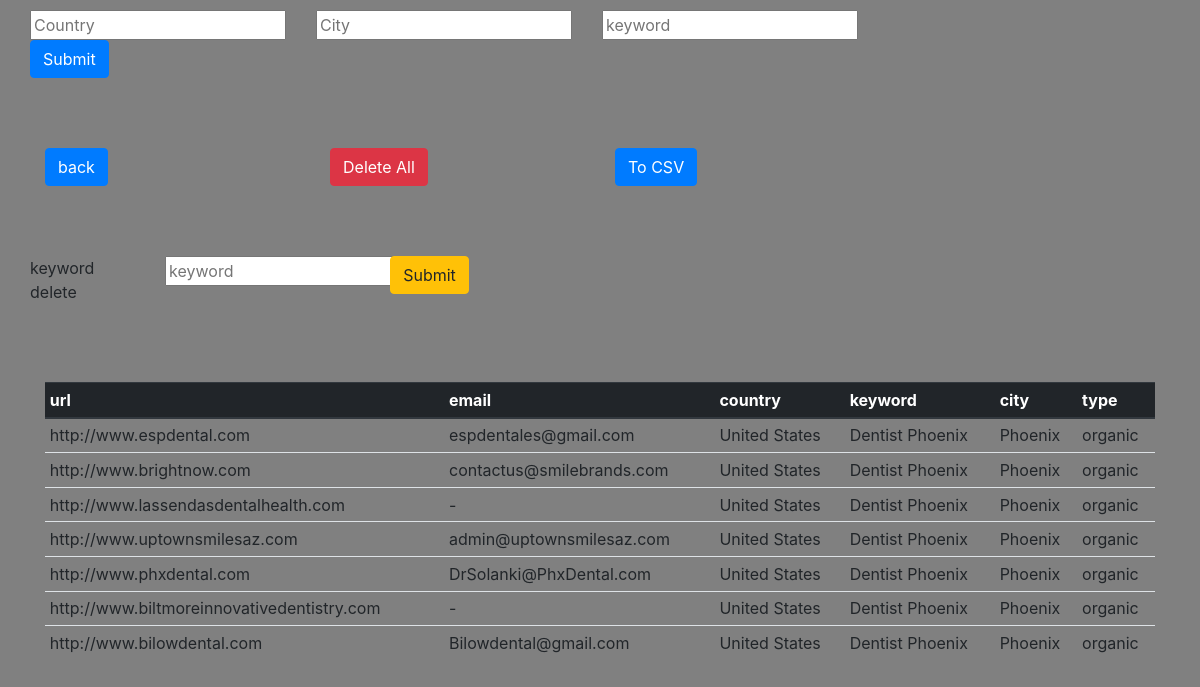
Before: /view with the older database file.
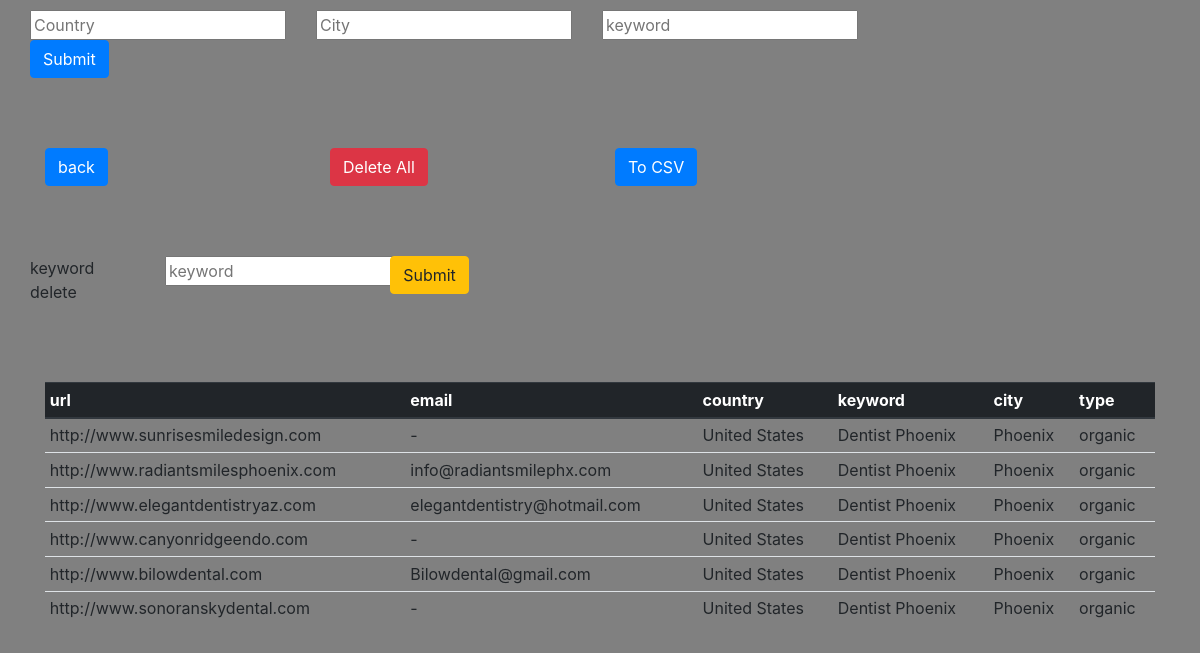
After: the same page with the newer database file.
### tables this page shows
CREATE TABLE detail(
        url text,
        email text,
        country text,
        keyword text,
        city text,
        type text
        );

### server.py (the view)
@app.route("/view")
def view_get():
    con = sqlite3.connect(os.path.abspath(os.curdir)+"\searchdetail.db")
    con.row_factory = sqlite3.Row
    cur = con.cursor()
    cur.execute("select * from detail")
    rows = cur.fetchall()
    return render_template("index.html", rows=rows)

### templates/index.html (shortened to what this page needs)
<!DOCTYPE html>
<html lang="en">
<head>
    <link rel="stylesheet" href="https://maxcdn.bootstrapcdn.com/bootstrap/4.0.0/css/bootstrap.min.css">
</head>
<body style="background-color:grey;">
    <div class="container" >
        <div class="row"  style="margin-top:10px;margin-bottom:70px">
            <form action="" method="POST">
                  <div class="row">
                        <div class="col-lg-4 ">
                            <input name="input1" placeholder="Country">
                        </div>
                        <div class="col-lg-4 ">
                            <input name="input2" placeholder="City">
                        </div>
                      <div class="col-lg-4 ">
                            <input name="input3" placeholder="keyword">
                        </div>
                </div>
                <div class="row">
                    <div class="col-lg-4 ">
                            <input type="submit" class="btn btn-primary">
                        </div>
                </div>
          </form>
        </div>
        <div class="row"  style="margin-top:10px;margin-bottom:70px">
            <div class="col-lg-3 ">
                            <a href="/home" ><button class="btn btn-primary" class=grey >back</button></a>
                        </div>
            <div class="col-lg-3 ">
                            <a href="/delete" ><button class="btn btn-danger" >Delete All</button></a>
                        </div>
            <div class="col-lg-3 ">
                            <a href="/convertcsv" ><button class="btn btn-primary" class=grey >To CSV</button></a>
                        </div>
        </div>
          <div class="row"  style="margin-top:10px;margin-bottom:70px">
            <form action="/deletebysearch" method="POST">
                <div class="row">
                    <div class="col-lg-3 ">
                            <label for="keyword delete">keyword delete</label>
                        </div>
                    <div class="col-lg-5 ">
                            <input name="del" placeholder="keyword">
                        </div>
                    <div class="col-lg-4 ">
                            <input type="submit" class="btn btn-warning">
                        </div>
                    </div>
            </form>
          </div>
        <div class="table-responsive-lg">
        <table class="table table-sm">
          <thead class="thead-dark">
            <tr>
              <th scope="col">url</th>
              <th scope="col">email</th>
                <th scope="col">country</th>
              <th scope="col">keyword</th>
                <th scope="col">city</th>
                <th scope="col">type</th>
            </tr>
          </thead>
          <tbody>
          {% for row in rows %}
          <tr>
              <td>{{row["url"]}}</td>
              <td>{{row["email"]}}</td>
              <td>{{row["country"]}}</td>
              <td>{{row["keyword"]}}</td>
              <td>{{row["city"]}}</td>
              <td>{{row["type"]}}</td>
          </tr>
          {% endfor %}
          </tbody>
        </table>
        </div>
    </div>
</body>
</html>

Changed rows visible on the page:
removed detail: url "http://www.espdental.com", email "espdentales@gmail.com", country "United States", keyword "Dentist Phoenix", city "Phoenix", type "organic"
removed detail: url "http://www.brightnow.com", email "contactus@smilebrands.com", country "United States", keyword "Dentist Phoenix", city "Phoenix", type "organic"
removed detail: url "http://www.lassendasdentalhealth.com", email "-", country "United States", keyword "Dentist Phoenix", city "Phoenix", type "organic"
removed detail: url "http://www.uptownsmilesaz.com", email "admin@uptownsmilesaz.com", country "United States", keyword "Dentist Phoenix", city "Phoenix", type "organic"
removed detail: url "http://www.phxdental.com", email "DrSolanki@PhxDental.com", country "United States", keyword "Dentist Phoenix", city "Phoenix", type "organic"
removed detail: url "http://www.biltmoreinnovativedentistry.com", email "-", country "United States", keyword "Dentist Phoenix", city "Phoenix", type "organic"
added detail: url "http://www.sunrisesmiledesign.com", email "-", country "United States", keyword "Dentist Phoenix", city "Phoenix", type "organic"
added detail: url "http://www.radiantsmilesphoenix.com", email "info@radiantsmilephx.com", country "United States", keyword "Dentist Phoenix", city "Phoenix", type "organic"
added detail: url "http://www.elegantdentistryaz.com", email "elegantdentistry@hotmail.com", country "United States", keyword "Dentist Phoenix", city "Phoenix", type "organic"
added detail: url "http://www.canyonridgeendo.com", email "-", country "United States", keyword "Dentist Phoenix", city "Phoenix", type "organic"
added detail: url "http://www.sonoranskydental.com", email "-", country "United States", keyword "Dentist Phoenix", city "Phoenix", type "organic"
